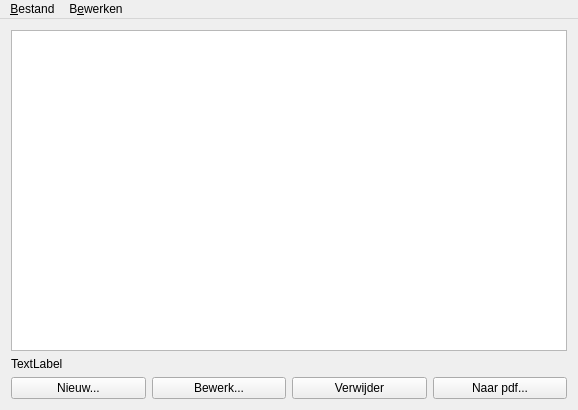
<?xml version="1.0" encoding="UTF-8"?>
<ui version="4.0">
 <class>MainWindow</class>
 <widget class="QMainWindow" name="MainWindow">
  <property name="geometry">
   <rect>
    <x>0</x>
    <y>0</y>
    <width>578</width>
    <height>410</height>
   </rect>
  </property>
  <property name="windowTitle">
   <string>MainWindow</string>
  </property>
  <widget class="QWidget" name="centralWidget">
   <layout class="QHBoxLayout" name="horizontalLayout_2">
    <item>
     <layout class="QVBoxLayout" name="verticalLayout">
      <item>
       <widget class="QTableView" name="tableView">
        <property name="showDropIndicator" stdset="0">
         <bool>false</bool>
        </property>
        <property name="alternatingRowColors">
         <bool>true</bool>
        </property>
        <property name="selectionMode">
         <enum>QAbstractItemView::SingleSelection</enum>
        </property>
        <property name="selectionBehavior">
         <enum>QAbstractItemView::SelectRows</enum>
        </property>
        <property name="verticalScrollMode">
         <enum>QAbstractItemView::ScrollPerPixel</enum>
        </property>
        <property name="horizontalScrollMode">
         <enum>QAbstractItemView::ScrollPerPixel</enum>
        </property>
       </widget>
      </item>
      <item>
       <widget class="QLabel" name="lblTotal">
        <property name="text">
         <string>TextLabel</string>
        </property>
       </widget>
      </item>
      <item>
       <layout class="QHBoxLayout" name="horizontalLayout">
        <item>
         <widget class="QPushButton" name="btnNew">
          <property name="text">
           <string>Nieuw...</string>
          </property>
         </widget>
        </item>
        <item>
         <widget class="QPushButton" name="btnEdit">
          <property name="text">
           <string>Bewerk...</string>
          </property>
         </widget>
        </item>
        <item>
         <widget class="QPushButton" name="btnDelete">
          <property name="text">
           <string>Verwijder</string>
          </property>
         </widget>
        </item>
        <item>
         <widget class="QPushButton" name="btnPdf">
          <property name="text">
           <string>Naar pdf...</string>
          </property>
         </widget>
        </item>
       </layout>
      </item>
     </layout>
    </item>
   </layout>
  </widget>
  <widget class="QMenuBar" name="menuBar">
   <property name="geometry">
    <rect>
     <x>0</x>
     <y>0</y>
     <width>578</width>
     <height>27</height>
    </rect>
   </property>
   <widget class="QMenu" name="menu_File">
    <property name="title">
     <string>&amp;Bestand</string>
    </property>
    <addaction name="action_Nieuw"/>
    <addaction name="action_Open"/>
    <addaction name="action_Save"/>
    <addaction name="action_Save_As"/>
    <addaction name="separator"/>
    <addaction name="actionExporteer_pdf"/>
    <addaction name="actionExporter_csv"/>
    <addaction name="separator"/>
    <addaction name="actionE_xit"/>
   </widget>
   <widget class="QMenu" name="menuB_ewerken">
    <property name="title">
     <string>B&amp;ewerken</string>
    </property>
    <addaction name="action_Nieuw_2"/>
    <addaction name="actionB_ewerk"/>
    <addaction name="actionVerwij_der"/>
    <addaction name="separator"/>
    <addaction name="action_Beschrijving"/>
   </widget>
   <addaction name="menu_File"/>
   <addaction name="menuB_ewerken"/>
  </widget>
  <action name="action_Open">
   <property name="text">
    <string>&amp;Openen...</string>
   </property>
   <property name="shortcut">
    <string>Ctrl+O</string>
   </property>
  </action>
  <action name="action_Save">
   <property name="text">
    <string>Op&amp;slaan</string>
   </property>
   <property name="shortcut">
    <string>Ctrl+S</string>
   </property>
  </action>
  <action name="action_Save_As">
   <property name="text">
    <string>Ops&amp;laan Als...</string>
   </property>
   <property name="shortcut">
    <string>Ctrl+Shift+S</string>
   </property>
  </action>
  <action name="actionE_xit">
   <property name="text">
    <string>&amp;Afsluiten</string>
   </property>
   <property name="shortcut">
    <string>Ctrl+Q</string>
   </property>
  </action>
  <action name="action_Nieuw">
   <property name="text">
    <string>&amp;Nieuw</string>
   </property>
   <property name="shortcut">
    <string>Ctrl+Shift+N</string>
   </property>
  </action>
  <action name="action_Nieuw_2">
   <property name="text">
    <string>&amp;Nieuw...</string>
   </property>
  </action>
  <action name="actionB_ewerk">
   <property name="text">
    <string>B&amp;ewerk...</string>
   </property>
  </action>
  <action name="actionVerwij_der">
   <property name="text">
    <string>Verwij&amp;der</string>
   </property>
  </action>
  <action name="actionExporteer_pdf">
   <property name="text">
    <string>&amp;Exporteer pdf...</string>
   </property>
   <property name="shortcut">
    <string>Ctrl+Shift+E</string>
   </property>
  </action>
  <action name="action_Beschrijving">
   <property name="text">
    <string>&amp;Beschrijving...</string>
   </property>
  </action>
  <action name="actionExporter_csv">
   <property name="text">
    <string>Exporter &amp;csv...</string>
   </property>
  </action>
 </widget>
 <layoutdefault spacing="6" margin="11"/>
 <resources/>
 <connections/>
</ui>
